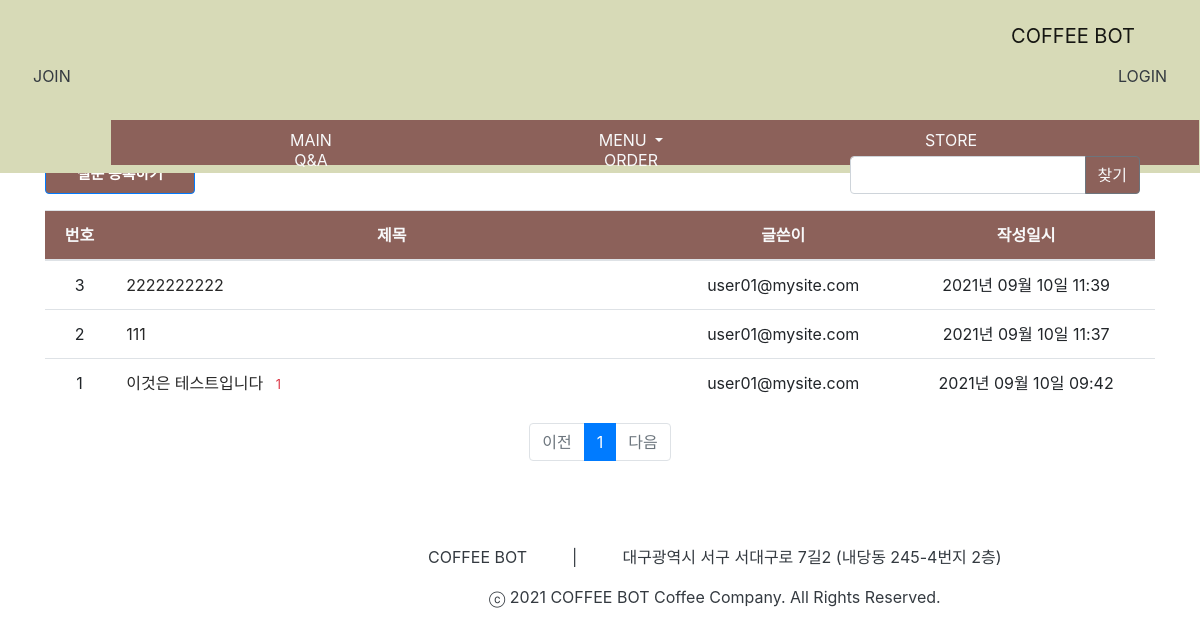
Page /question/list/ on the committed database.
### pybo/models.py (models this page shows)
class Question(db.Model):
    id = db.Column(db.Integer, primary_key=True)
    subject = db.Column(db.String(200), nullable=False)
    content = db.Column(db.Text(), nullable=False)
    create_date = db.Column(db.DateTime(), nullable=False)
    user_id = db.Column(db.String(200), db.ForeignKey('users.userId', ondelete='CASCADE'), nullable=True)
    user = db.relationship('Users', backref=db.backref('question_set'))

### pybo/views/question_views.py (the view, shortened to what this page needs)
@bp.route('/list/')
def _list():
    page = request.args.get('page', type=int, default=1)
    kw = request.args.get('kw', type=str, default='')
    question_list = Question.query.order_by(Question.create_date.desc())
    question_list = question_list.paginate(page, per_page=10)
    return render_template('question/question_list.html', question_list=question_list, page=page, kw=kw)

### pybo/filter.py (called while the page is built)
def format_datetime(value, fmt='%Y년 %m월 %d일 %H:%M'):
    return value.strftime(fmt)

### pybo/views/auth_views.py (called while the page is built)
@bp.before_app_request
def load_logged_in_user():
    user_id = session.get('user_id')
    if user_id is None:
        g.user = None
    else:
        g.user = Users.query.get(user_id)

### pybo/templates/question/question_list.html (shortened to what this page needs)
<!DOCTYPE html>
<html lang="en">
<head>
</head>
<body>
{% extends 'base.html' %}
{% block content %}
<link rel="stylesheet" href="{{ url_for('static', filename='tablestyle_list.css') }}">
<div class="container my-3">
    <div class="box">
        <a href="{{ url_for('question.create') }}" class="btn btn-primary" id="btn">질문 등록하기</a>
        <div class="row justify-content-end my-3">
            <div class="col-4 input-group">
                <input type="text" class="form-control kw" value="{{ kw or '' }}">
                <div class="input-group-append">
                    <button class="btn btn-outline-secondary text-light" type="button" id="btn_search">찾기</button>
                </div>
            </div>
        </div>
    </div>
    <table class="table">
        <thead>
        <tr class="text-center" id="table_top">
            <th class="text-light">번호</th>
            <th class="text-light" style="width:50%">제목</th>
            <th class="text-light">글쓴이</th>
            <th class="text-light">작성일시</th>
        </tr>
        </thead>
        <tbody>
        {% if question_list %}
        {% for question in question_list.items %}
        <tr class="text-center">
            <td>{{ question_list.total - ((question_list.page-1) * question_list.per_page) - loop.index0 }}</td>
            <td class="text-left">
                <a href="{{ url_for('question.detail', question_id=question.id) }}">{{ question.subject }}</a>
                {% if question.answer_set|length > 0 %}
                <span class="text-danger small ml-2">{{ question.answer_set|length }}</span>
                {% endif %}
            </td>
            <td>{{ question.user_id }}</td>
            <td>{{ question.create_date|datetime }}</td>
        </tr>
        {% endfor %}
        {% else %}
        <tr>
            <td colspan="3">질문이 없습니다.</td>
        </tr>
        {% endif %}
        </tbody>
    </table>
    <ul class="pagination justify-content-center">
        {% if question_list.has_prev %}
        <li class="page-item">
            <a class="page-link" data-page="{{ question_list.prev_num }}" href="#">이전</a>
        </li>
        {% else %}
        <li class="page-item disabled">
            <a class="page-link" tabindex="-1" aria-disabled="true" href="#">이전</a>
        </li>
        {% endif %}
        {% for page_num in question_list.iter_pages() %}
            {% if page_num %}
                {% if page_num != question_list.page %}
                <li class="page-item">
                    <a class="page-link" data-page="{{ page_num }}" href="#">{{ page_num }}</a>
                </li>
                {% else %}
                <li class="page-item active" aria-current="page">
                    <a class="page-link" href="#">{{ page_num }}</a>
                </li>
                {% endif %}
           {% else %}
                <li class="disabled">
                    <a class="page-link" href="#">...</a>
                </li>
           {% endif %}
        {% endfor %}
        {% if question_list.has_next %}
        <li class="page-item">
            <a class="page-link" data-page="{{ question_list.next_num }}" href="#">다음</a>
        </li>
        {% else %}
        <li class="page-item disabled">
            <a class="page-link" tabindex="-1" aria-disabled="true" href="#">다음</a>
        </li>
        {% endif %}
    </ul>
</div>
{% endblock %}

### pybo/static/tablestyle_list.css (style rules this page uses)
.container { padding-top: 7%; }
#table_top { background-color: #8C615A; }
.form-control { padding-top: 30px; }
#btn_search { background-color: #8C615A; }
#btn { height: 38px; width: 150px; text-align: center; font-size: 15px; background-color: #8C615A; color: #fff; font-weight: bolder; float: left; }
a:link { color : #282828; }
.box { margin-top: 5%; }

### rows in the picture
Question: total "3", subject "2222222222", user_id "user01@mysite.com", create_date "2021년 09월 10일 11:39"
Question: total "2", subject "111", user_id "user01@mysite.com", create_date "2021년 09월 10일 11:37"
Question: total "1", subject "이것은 테스트입니다", answer_set|length "1", user_id "user01@mysite.com", create_date "2021년 09월 10일 09:42"

### other values in the picture
{{ page_num }} "1"
